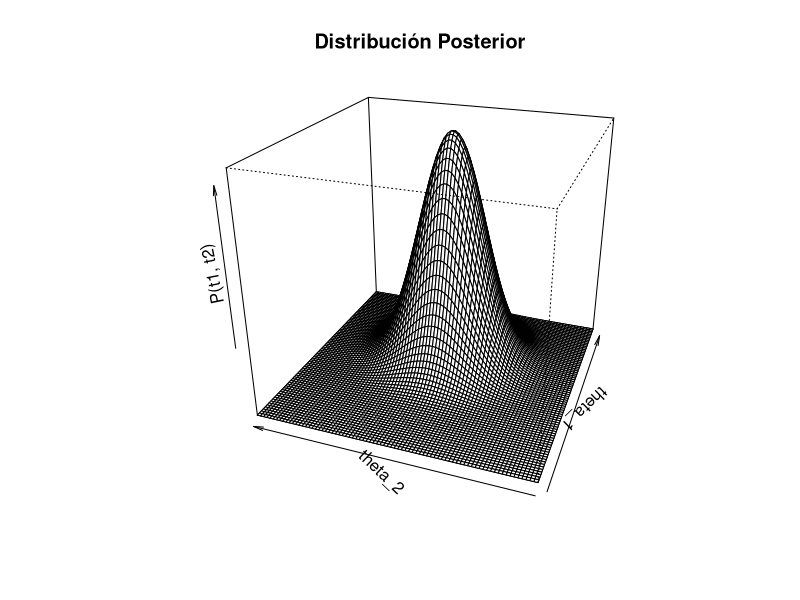

Write R code to recreate this figure.
# lets first simulate a bivariate normal sample
library(MASS)
library(graphics)

mu1 <- 1  # expected value of x
mu2 <- 0	# expected value of y
sig1 <- 1	# variance of x
sig2 <- 1	# variance of y
rho <- 0	# corr(x, y)

# Some additional variables for x-axis and y-axis 
xm <- -4
xp <- 4
ym <- -4
yp <- 4

x <- seq(xm, xp, length= as.integer((xp + abs(xm)) * 10))  # vector series x
y <- seq(ym, yp, length= as.integer((yp + abs(ym)) * 10))  # vector series y

# Core function
bivariate <- function(x,y){
  term1 <- 1 / (2 * pi * sig1 * sig2 * sqrt(1 - rho^2))
  term2 <- (x - mu1)^2 / sig1^2
  term3 <- -(2 * rho * (x - mu1)*(y - mu2))/(sig1 * sig2)
  term4 <- (y - mu2)^2 / sig2^2
  z <- term2 + term3 + term4
  term5 <- term1 * exp((-z / (2 *(1 - rho^2))))
  return(term5)
}
# Computes the density values
z <- outer(x,y,bivariate)

# Plot
persp(x, y, z, main = "Distribución Posterior",
      col="white", 
      theta = -70, phi = 25, r = 5, d = 0.2, 
      expand = 0.9,
      ltheta = 500, lphi = 500, shade = 0.1,
      ticktype = "simple",
      xlab = expression(theta_1),
      ylab = expression(theta_2),
      zlab= expression(P(t1, t2)),
      axes=T, border=T, box = T)

